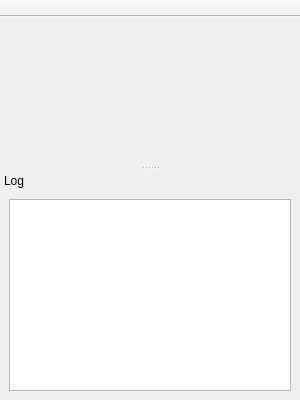
<?xml version="1.0" encoding="UTF-8"?>
<ui version="4.0">
 <class>MainWindow</class>
 <widget class="QMainWindow" name="MainWindow">
  <property name="geometry">
   <rect>
    <x>0</x>
    <y>0</y>
    <width>300</width>
    <height>400</height>
   </rect>
  </property>
  <property name="sizePolicy">
   <sizepolicy hsizetype="Minimum" vsizetype="Minimum">
    <horstretch>0</horstretch>
    <verstretch>0</verstretch>
   </sizepolicy>
  </property>
  <property name="windowTitle">
   <string>ISF Firmware Updater</string>
  </property>
  <widget class="FirmwareUpdater::MainWidget" name="mainWidget"/>
  <widget class="QToolBar" name="toolBar">
   <property name="sizePolicy">
    <sizepolicy hsizetype="MinimumExpanding" vsizetype="Fixed">
     <horstretch>0</horstretch>
     <verstretch>0</verstretch>
    </sizepolicy>
   </property>
   <property name="windowTitle">
    <string>toolBar</string>
   </property>
   <property name="movable">
    <bool>false</bool>
   </property>
   <property name="allowedAreas">
    <set>Qt::TopToolBarArea</set>
   </property>
   <property name="toolButtonStyle">
    <enum>Qt::ToolButtonTextBesideIcon</enum>
   </property>
   <property name="floatable">
    <bool>false</bool>
   </property>
   <attribute name="toolBarArea">
    <enum>TopToolBarArea</enum>
   </attribute>
   <attribute name="toolBarBreak">
    <bool>false</bool>
   </attribute>
  </widget>
  <widget class="QDockWidget" name="dockWidget">
   <property name="features">
    <set>QDockWidget::NoDockWidgetFeatures</set>
   </property>
   <property name="allowedAreas">
    <set>Qt::BottomDockWidgetArea</set>
   </property>
   <property name="windowTitle">
    <string>Log</string>
   </property>
   <attribute name="dockWidgetArea">
    <number>8</number>
   </attribute>
   <widget class="QWidget" name="dockWidgetContents">
    <layout class="QVBoxLayout" name="verticalLayout">
     <item>
      <widget class="QTextEdit" name="logWidget">
       <property name="sizePolicy">
        <sizepolicy hsizetype="Expanding" vsizetype="Fixed">
         <horstretch>0</horstretch>
         <verstretch>0</verstretch>
        </sizepolicy>
       </property>
       <property name="readOnly">
        <bool>true</bool>
       </property>
      </widget>
     </item>
    </layout>
   </widget>
  </widget>
 </widget>
 <customwidgets>
  <customwidget>
   <class>FirmwareUpdater::MainWidget</class>
   <extends>QWidget</extends>
   <header>mainwidget.h</header>
   <container>1</container>
  </customwidget>
 </customwidgets>
 <resources/>
 <connections/>
</ui>
